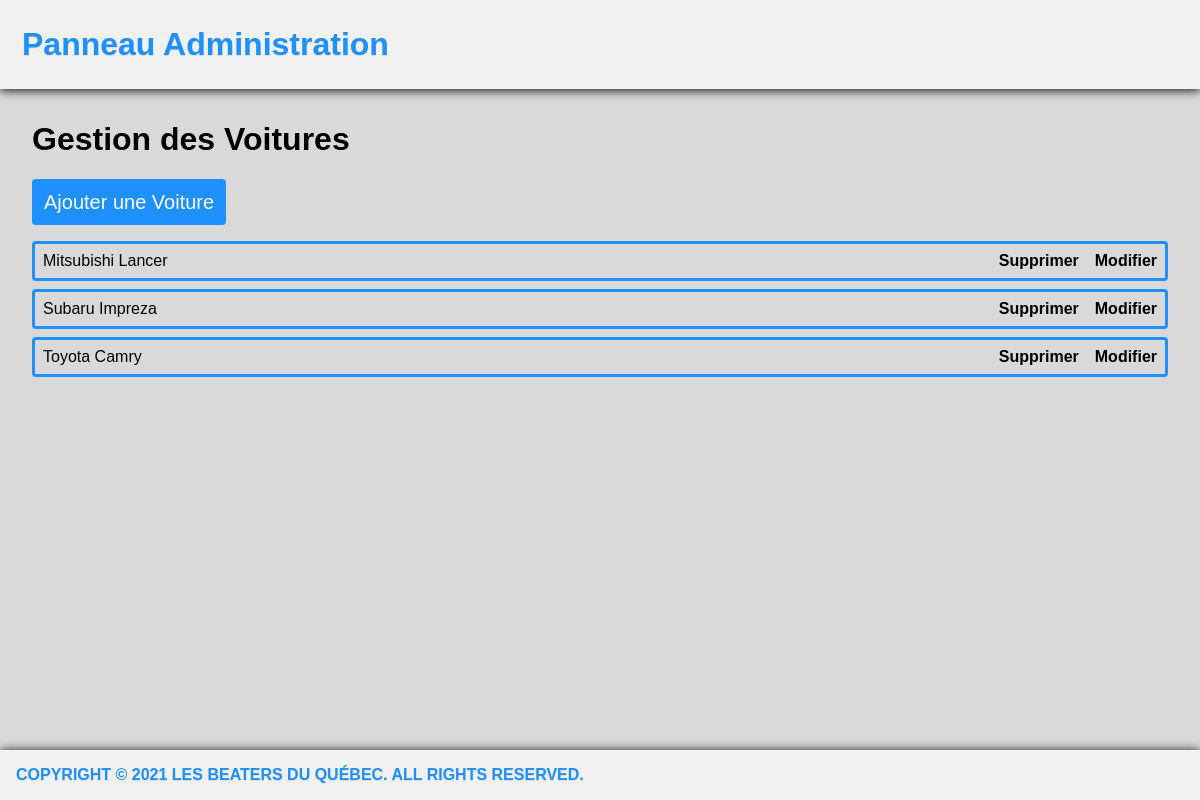
The page /administration/liste-voiture.php (signed in) on the database its author committed.
### tables this page shows
CREATE TABLE `voitures` (
  `id` int(11) NOT NULL,
  `marque` varchar(255) NOT NULL,
  `modele` varchar(255) NOT NULL,
  `annee` int(11) DEFAULT NULL,
  `description` text DEFAULT NULL,
  `kilometrages` double NOT NULL DEFAULT 0,
  `prix` int(11) NOT NULL,
  `vendu` tinyint(1) DEFAULT 0,
  `image` varchar(255) DEFAULT NULL
);

### administration/langue.php (called while the page is built, shortened)
<?php
if(!isset($_GET['lang']))
{
  $urlLocale = 'fr';
}else if ($_GET['lang'] == 'en' ){
  $locale = 'en_US.utf8';
  $urlLocale = 'en';
}else{
  $locale = 'fr_CA.utf8';
  $urlLocale = 'fr';
}
?>

### accesseur/VoitureDAO.php (called while the page is built, shortened)
<?php
include_once CHEMIN_MODELE . "Voiture.php";
class AccesBaseDeDonneesVoitures
{
    public static function initialiser()
    {
        $usager = 'BeaterQuebec';
        $motdepasse = 'BeaterQuebec12!';
        $hote = 'localhost';
        $base = 'BeaterQuebec';
        $dsn = 'mysql:dbname='.$base.';host=' . $hote;
    }
}
class VoitureDAO extends AccesBaseDeDonneesVoitures{
  public static function listerVoiture(){
    $MESSAGE_SQL_LISTE_VOITURE = "SELECT id, marque, modele, annee, description, prix, kilometrages, image FROM voitures WHERE vendu=0;";
    $requeteListeVoitures = VoitureDAO::$basededonnees->prepare($MESSAGE_SQL_LISTE_VOITURE);
    $requeteListeVoitures->execute();
    $listeVoitures = $requeteListeVoitures->fetchAll();
    if (!empty($listeVoitures)){
        foreach($listeVoitures as $voiture) $voitures[] = new Voiture($voiture);
        return $voitures;
    }else{
        return null;
    }
  }
}
if(!function_exists ('formater'))
{
  function formater($texte)
  {
      $texte = html_entity_decode($texte,ENT_COMPAT,'UTF-8');
      $texte = htmlentities($texte,ENT_COMPAT,'ISO-8859-1');
      $newText = urldecode($texte);
      return $newText;
  }
}
?>

### modele/voiture.php (called while the page is built, shortened)
<?php
class Voiture
{
	public static $filtres =
		array(
			'id' => FILTER_VALIDATE_INT,
			'marque' => FILTER_SANITIZE_ENCODED,
			'modele' => FILTER_SANITIZE_ENCODED,
			'annee' => FILTER_SANITIZE_ENCODED,
			'description' => FILTER_SANITIZE_ENCODED,
			'prix' => FILTER_SANITIZE_ENCODED,
            'kilometrages' => FILTER_SANITIZE_ENCODED,
            'image' => FILTER_SANITIZE_ENCODED,
            'vendu' => FILTER_SANITIZE_ENCODED
		);
	public function __construct($tableau)
	{
        if (is_array($tableau)){
		  $tableau = filter_var_array($tableau, Voiture::$filtres);
        }
		$this->marque = $tableau['marque'];
		$this->modele = $tableau['modele'];
	}
	public function __set($propriete, $valeur)
	{
		switch($propriete)
		{
			case 'id':
				$this->id = $valeur;
			break;
		}
	}
	public function __get($propriete)
	{
		$self = get_object_vars($this);
		return $self[$propriete];
	}
}
?>

### administration/liste-voiture.php (the view, shortened to what this page needs)
<?php
require("langue.php");
require CHEMIN_ACCESSEUR . "VoitureDAO.php";
$listVoiture = VoitureDAO::listerVoiture();
?>
<!doctype html>
<html lang="fr">
<head>
	<link rel="stylesheet" type="text/css" href="../styles/style.css">
</head>
<body>
	<header>
        <div class="header">
            <a href="index.php?lang=<?php echo $urlLocale; ?>" class="logo"><?php echo _("Panneau Administration"); ?></a>
        </div>
        <h1 class="titrePrincipalePanneauAdmin"><?php echo _("Gestion des Voitures"); ?></h1>
	</header>
	<section id="contenu" style="">
		<a class="boutonPanneauAdministration" href="ajouter-voiture.php?lang=<?php echo $urlLocale; ?>"><?php echo _("Ajouter une Voiture"); ?></a>
        <br><br>
		<?php
            if (!empty($listVoiture)){
                foreach($listVoiture as $voiture)
                {
		?>
                    <div class="recordPanneauAdministration">
                        <?php echo formater($voiture->marque); ?> <?php echo formater($voiture->modele); ?>
                        <a class="lienPanneauAdministration" style="float: right; margin-left:1rem;" href="modifier-voiture.php?voiture=<?php echo $voiture->id; ?>&lang=<?php echo $urlLocale; ?>" title="">
                            <?php echo _("Modifier"); ?>
                        </a>
                        <a class="lienPanneauAdministration" style="float: right;" href="supprimer-voiture.php?voiture=<?php echo $voiture->id; ?>&lang=<?php echo $urlLocale; ?>" title="">
                            <?php echo _("Supprimer"); ?>
                        </a>
                    </div>
		<?php
			 }
            }
		?>
	</section>
    <footer><span id="signature"><?php echo _("Copyright © 2021 Les Beaters du Québec. All Rights Reserved."); ?></span></footer>
</body>
</html>

### styles/style.css (style rules this page uses)
* { margin:0;padding:0; }
* { font-family:Helvetica }
* { box-sizing: border-box; }
#contenu { margin:2em; }
footer { display:flex; justify-content: space-between; }
body { background-color:#d9d9d9; width: 100%; height: auto; color: black; }
footer { font-weight: bold; position:fixed; bottom:0; width:100%; box-shadow: 0px 1px 10px black; background-color:#f1f1f1; color:dodgerblue; padding:1em; text-transform: uppercase; font-weight:bold; text-shadow: 0px 1px 1px #d9d9d9; }
.header { overflow: hidden; background-color: #f1f1f1; padding: 20px 10px; box-shadow: 0px 1px 10px black; }
.header a { float: left; color: black; text-align: center; padding: 12px; text-decoration: none; font-size: 20px; line-height: 25px; border-radius: 4px; }
.header a.logo { font-size: 32px; font-weight: bold; color:dodgerblue; text-shadow: 0px 1px 1px #d9d9d9; }
.lienPanneauAdministration { text-decoration: none; color:black; font-weight:bold; }
.boutonPanneauAdministration { background-color: dodgerblue; color: white; text-align: center; padding: 12px; text-decoration: none; font-size: 20px; line-height: 25px; border-radius: 4px; }
.recordPanneauAdministration { border:solid 3px dodgerblue; border-radius:4px; margin-top:0.5em; padding:0.5em; width: 100%; text-align:left; }
.titrePrincipalePanneauAdmin { text-align:left; margin:2rem; margin-bottom:0rem; }

### rows shown on the page
voitures: marque "Mitsubishi", modele "Lancer"
voitures: marque "Subaru", modele "Impreza"
voitures: marque "Toyota", modele "Camry"

### other values the page prints
_("Panneau Administration") "Panneau Administration"
_("Gestion des Voitures") "Gestion des Voitures"
_("Ajouter une Voiture") "Ajouter une Voiture"
_("Copyright © 2021 Les Beaters du Québec. All Rights Reserved.") "COPYRIGHT © 2021 LES BEATERS DU QUÉBEC. ALL RIGHTS RESERVED."
